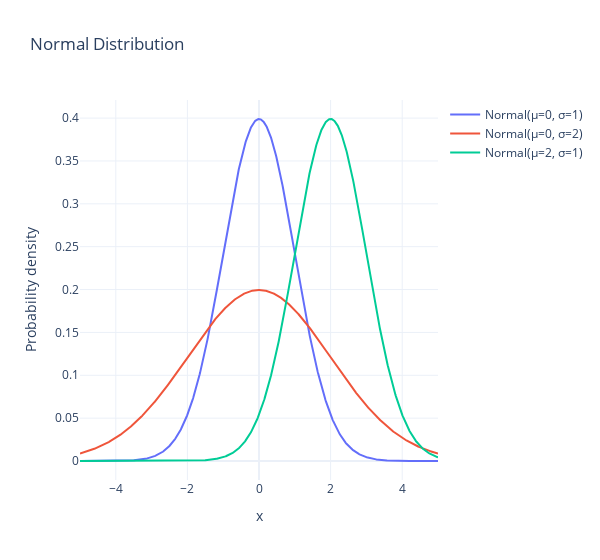

Here is the notebook cell this chart was saved with:
### Markdown cell above
## Prior and Likelihood Selection

In the previous example, we were able to select a prior distribution that was conjugate to the likelihood. This is a very useful property, as it allows us to calculate the posterior distribution analytically. However, this is not always possible or desirable.

Broadly speaking, what criteria should we use to select a prior distribution or a likelihood function?

* Appropriate domain (positive valued, 0-1 bounded)
* Flexibility to model the data (skew, heavy tail, zero inflation)
* Parameterizations that make it easy to specify priors with appropriate location, shape, tail behavior

### Common distributions for likelihoods

#### For continuous measurements:

**Normal**: The most common distribution for continuous data, symmetric bell-shaped curve
  - μ (mu): Mean or center of the distribution
  - σ (sigma): Standard deviation, controls the spread/width of the distribution

### Code cell
fig = go.Figure()

x = np.linspace(-5, 5, 1000)
for mu, sigma in [(0, 1), (0, 2), (2, 1)]:
    normal_dist = pm.Normal.dist(mu=mu, sigma=sigma)
    pdf_values = np.exp(pm.logp(normal_dist, x).eval())
    fig.add_trace(
        go.Scatter(
            x=x,
            y=pdf_values,
            mode='lines',
            name=f"Normal(μ={mu}, σ={sigma})"
        )
    )

fig.update_layout(
    title="Normal Distribution",
    xaxis_title="x",
    yaxis_title="Probability density",
    width=600
)

### Figure 1 — Plotly figure (JSON) as saved in the notebook; plotly's stock layout.template omitted (floating-point values rounded to 4 significant figures; data arrays with more than 128 entries replaced by an {"elided": "..."} marker saying what was removed)
{"data": [{"mode": "lines", "name": "Normal(μ=0, σ=1)", "type": "scatter", "x": {"elided": "1000 float values"}, "y": {"elided": "1000 float values"}}, {"mode": "lines", "name": "Normal(μ=0, σ=2)", "type": "scatter", "x": {"elided": "1000 float values"}, "y": {"elided": "1000 float values"}}, {"mode": "lines", "name": "Normal(μ=2, σ=1)", "type": "scatter", "x": {"elided": "1000 float values"}, "y": {"elided": "1000 float values"}}], "layout": {"title": {"text": "Normal Distribution"}, "width": 600, "xaxis": {"title": {"text": "x"}}, "yaxis": {"title": {"text": "Probability density"}}}}
